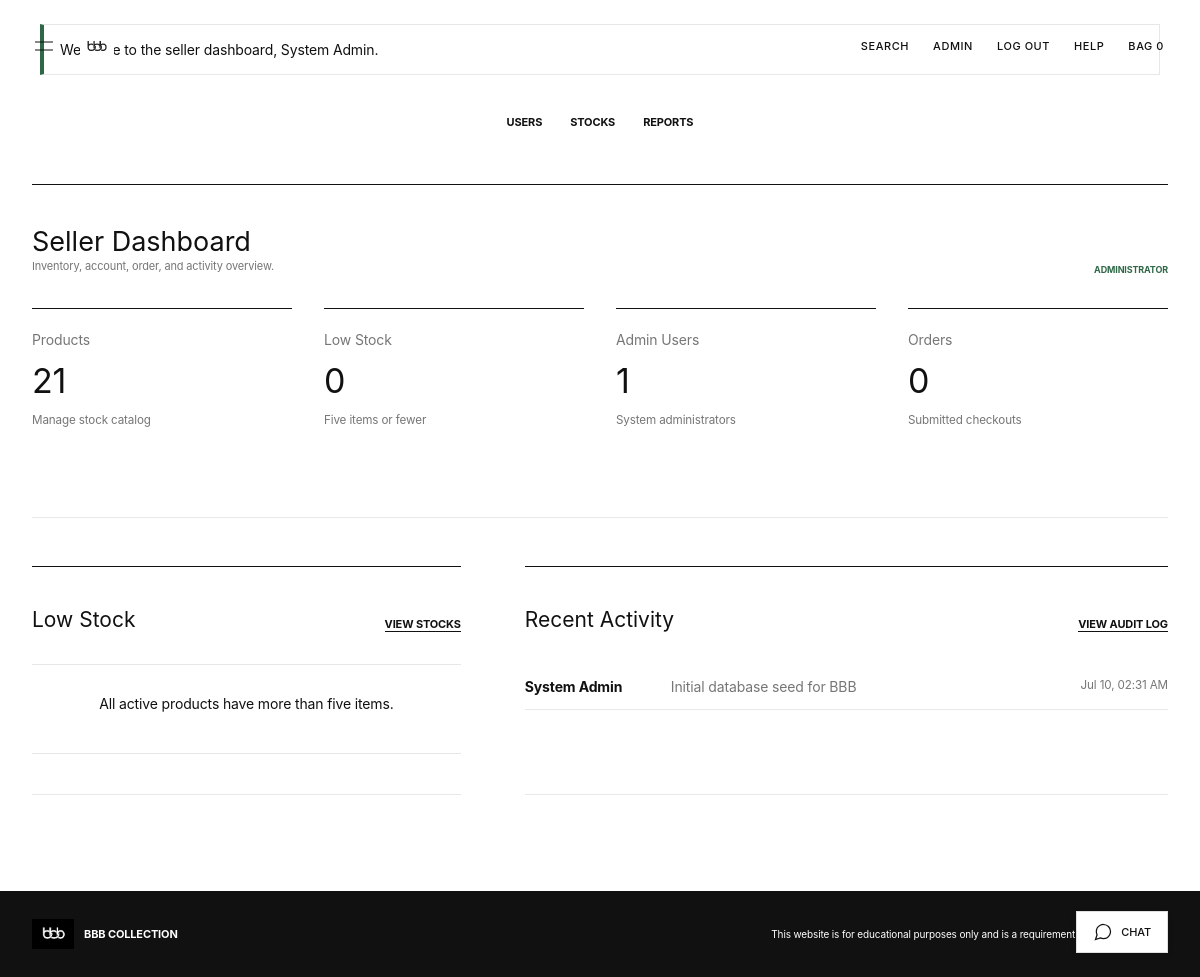
Page /admin_dashboard.php (signed in) on the committed database.
### tables this page shows
CREATE TABLE IF NOT EXISTS `audit_logs` (
  `id` int(6) UNSIGNED NOT NULL AUTO_INCREMENT,
  `user_id` int(6) UNSIGNED NOT NULL,
  `user_name` varchar(100) NOT NULL,
  `activity` varchar(255) NOT NULL,
  `created_at` timestamp NOT NULL DEFAULT current_timestamp(),
  PRIMARY KEY (`id`)
);

### functions.php (called while the page is built, shortened)
<?php
function displayText($text) {
    return htmlspecialchars($text ?? "", ENT_QUOTES, "UTF-8");
}
?>

### admin_dashboard.php (the view, shortened to what this page needs)
<?php
require 'functions.php';
$productCount = $conn->query("SELECT COUNT(*) AS total FROM products")->fetch_assoc()['total'];
$lowStockCount = $conn->query("SELECT COUNT(*) AS total FROM products WHERE status = 'Active' AND quantity <= 5")->fetch_assoc()['total'];
$adminCount = $conn->query("SELECT COUNT(*) AS total FROM users WHERE role = 'admin'")->fetch_assoc()['total'];
$orderCount = $conn->query("SELECT COUNT(*) AS total FROM orders")->fetch_assoc()['total'];
$lowStock = $conn->query("SELECT id, name, quantity FROM products WHERE status = 'Active' AND quantity <= 5 ORDER BY quantity, name LIMIT 6");
$recentLogs = $conn->query("SELECT user_name, activity, created_at FROM audit_logs ORDER BY created_at DESC, id DESC LIMIT 8");
require 'header.php';
?>
<div class="nav-links"><a href="admin_users.php">Users</a><a href="admin_products.php">Stocks</a><a href="admin_reports.php">Reports</a></div>
<section class="panel wide-container dashboard-panel">
    <div class="section-heading"><div><h2>Seller Dashboard</h2><p class="muted">Inventory, account, order, and activity overview.</p></div><span class="badge positive">Administrator</span></div>
    <div class="dashboard-grid metric-grid">
        <a class="report-card metric-card" href="admin_products.php"><span>Products</span><strong><?php echo displayText($productCount); ?></strong><small>Manage stock catalog</small></a>
        <a class="report-card metric-card" href="admin_products.php?stock=low"><span>Low Stock</span><strong><?php echo displayText($lowStockCount); ?></strong><small>Five items or fewer</small></a>
        <a class="report-card metric-card" href="admin_users.php?role=admin"><span>Admin Users</span><strong><?php echo displayText($adminCount); ?></strong><small>System administrators</small></a>
        <a class="report-card metric-card" href="admin_reports.php"><span>Orders</span><strong><?php echo displayText($orderCount); ?></strong><small>Submitted checkouts</small></a>
    </div>
</section>
<div class="admin-summary-grid">
    <section class="panel compact-section">
        <div class="section-heading"><h2>Low Stock</h2><a href="admin_products.php?stock=low" class="text-link">View Stocks</a></div>
        <?php if ($lowStock->num_rows == 0) { ?><div class="empty-state compact-empty"><p>All active products have more than five items.</p></div><?php } ?>
    </section>
    <section class="panel compact-section">
        <div class="section-heading"><h2>Recent Activity</h2><a href="admin_reports.php" class="text-link">View Audit Log</a></div>
        <div class="activity-list"><?php while ($row = $recentLogs->fetch_assoc()) { ?><div><strong><?php echo displayText($row['user_name']); ?></strong><span><?php echo displayText($row['activity']); ?></span><small><?php echo displayText(date("M d, h:i A", strtotime($row['created_at']))); ?></small></div><?php } ?></div>
    </section>
</div>
<?php require 'footer.php'; ?>

### style.css (style rules this page uses)
* { box-sizing: border-box; }
:root { --black: #111111; --charcoal: #292929; --gray: #767676; --light-gray: #e7e7e7; --soft-gray: #f5f5f5; --white: #ffffff; --success: #2f6847; --warning: #906515; --danger: #a32b3d; }
html { scroll-behavior: smooth; }
body { margin: 0; min-height: 100vh; overflow-x: hidden; background: var(--white); color: var(--black); font-family: Arial, Helvetica, sans-serif; font-size: 14px; letter-spacing: 0; }
a { color: var(--black); }
.main-nav a, .nav-links a { padding: 8px 0 6px; border-bottom: 1px solid transparent; color: var(--black); font-size: 11px; font-weight: 700; text-decoration: none; text-transform: uppercase; }
.panel { width: min(1120px, calc(100% - 64px)); margin: 48px auto; padding: 40px 0; background: var(--white); border-top: 1px solid var(--black); border-bottom: 1px solid var(--light-gray); }
.wide-container { width: min(1280px, calc(100% - 64px)); max-width: none; margin-left: auto; margin-right: auto; }
h1, h2, h3 { margin-top: 0; color: var(--black); font-weight: 400; letter-spacing: 0; }
h2 { margin-bottom: 18px; font-size: 27px; }
p { line-height: 1.6; }
.muted, .field-help { color: var(--gray); font-size: 11px; }
.section-heading { display: flex; align-items: flex-end; justify-content: space-between; gap: 24px; margin-bottom: 32px; }
.section-heading h2, .section-heading p { margin: 0; }
.text-link { border-bottom: 1px solid var(--black); color: var(--black); font-size: 11px; font-weight: 700; text-decoration: none; text-transform: uppercase; }
.nav-links { display: flex; justify-content: center; gap: 28px; width: min(1120px, calc(100% - 64px)); margin: 32px auto 0; }
.badge { display: inline-block; width: fit-content; max-width: 100%; padding: 0; border: 0; border-radius: 0; background: transparent; font-size: 9px; font-weight: 700; line-height: 1.3; text-transform: uppercase; white-space: nowrap; }
.badge.positive { color: var(--success); }
.empty-state { padding: 64px 24px; text-align: center; border-top: 1px solid var(--light-gray); border-bottom: 1px solid var(--light-gray); }
.empty-state h3, .empty-state p { margin: 0 0 10px; }
.compact-empty { padding: 28px 16px; }
.stat-grid, .dashboard-grid, .reports-grid { display: grid; grid-template-columns: repeat(3, minmax(0, 1fr)); gap: 32px; margin: 28px 0; }
.report-card, .metric-card { padding: 22px 0; border: 0; border-top: 1px solid var(--black); border-radius: 0; background: transparent; box-shadow: none; }
.metric-grid { grid-template-columns: repeat(4, 1fr); }
.metric-card { color: var(--black); text-decoration: none; }
.metric-card span, .metric-card strong, .metric-card small { display: block; }
.metric-card span, .metric-card small { color: var(--gray); }
.metric-card strong { margin: 12px 0; font-size: 34px; font-weight: 400; }
.admin-summary-grid { display: grid; grid-template-columns: minmax(0, 0.8fr) minmax(0, 1.2fr); gap: 64px; width: min(1280px, calc(100% - 64px)); margin: 0 auto 80px; }
.admin-summary-grid .panel { width: 100%; margin: 0; }
.compact-section h2 { font-size: 21px; }
.activity-list > div { display: grid; grid-template-columns: 130px minmax(0, 1fr) auto; gap: 16px; padding: 14px 0; border-bottom: 1px solid var(--light-gray); }
.activity-list span, .activity-list small { color: var(--gray); }
body { font-family: 'Inter', Helvetica, Arial, sans-serif; font-weight: 400; letter-spacing: -0.01em; }

### rows in the picture
audit_logs: user_name "System Admin", activity "Initial database seed for BBB", created_at "Jul 10, 02:31 AM"

### other values in the picture
cartCount() "0"
displayText($flashMessage['message']) "Welcome to the seller dashboard, System Admin."
displayText($productCount) "21"
displayText($lowStockCount) "0"
displayText($adminCount) "1"
displayText($orderCount) "0"
